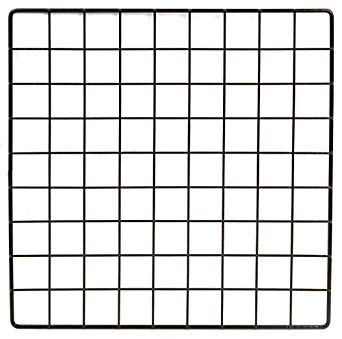
#> input picture affine transformation/grid.jpg, 342 x 339 px
$ python affine_transformation.py
#> lines starting #> are read from the running program, lines starting #| are printed output that depends on the picture; after the words box and inside, x2 and y2 are one past the last pixel; in counts of white or black regions, pixels touching at a corner belong together
import cv2
import numpy as np

img = cv2.imread("grid.jpg")
#> img is the input picture: shape (339, 342, 3); mean B, G, R 220.6, 221.1, 221.6
rows, cols, ch = img.shape
#> rows = 339; cols = 342; ch = 3

cv2.circle(img, (83, 90), 5, (0, 0, 255), -1)
#> img: shape (339, 342, 3); 0.07% of pixels changed, all inside (x1, y1, x2, y2) = (78, 85, 89, 96)
cv2.circle(img, (447, 90), 5, (0, 0, 255), -1)
cv2.circle(img, (83, 472), 5, (0, 0, 255), -1)

pts1 = np.float32([[83, 90], [447, 90], [83, 472]])
pts2 = np.float32([[0, 0], [447, 90], [150, 472]])

matrix = cv2.getAffineTransform(pts1, pts2)
result = cv2.warpAffine(img, matrix, (cols, rows))
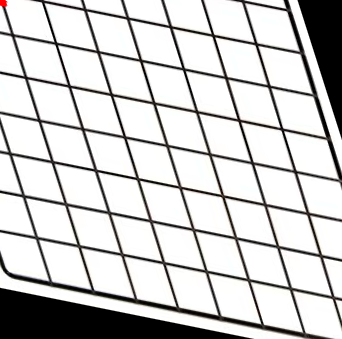
#> result: shape (339, 342, 3); mean B, G, R 203.3, 203.9, 204.5

cv2.imshow("Image", img)
cv2.imshow("Affine transformation", result)
cv2.waitKey(0)
cv2.destroyAllWindows()
